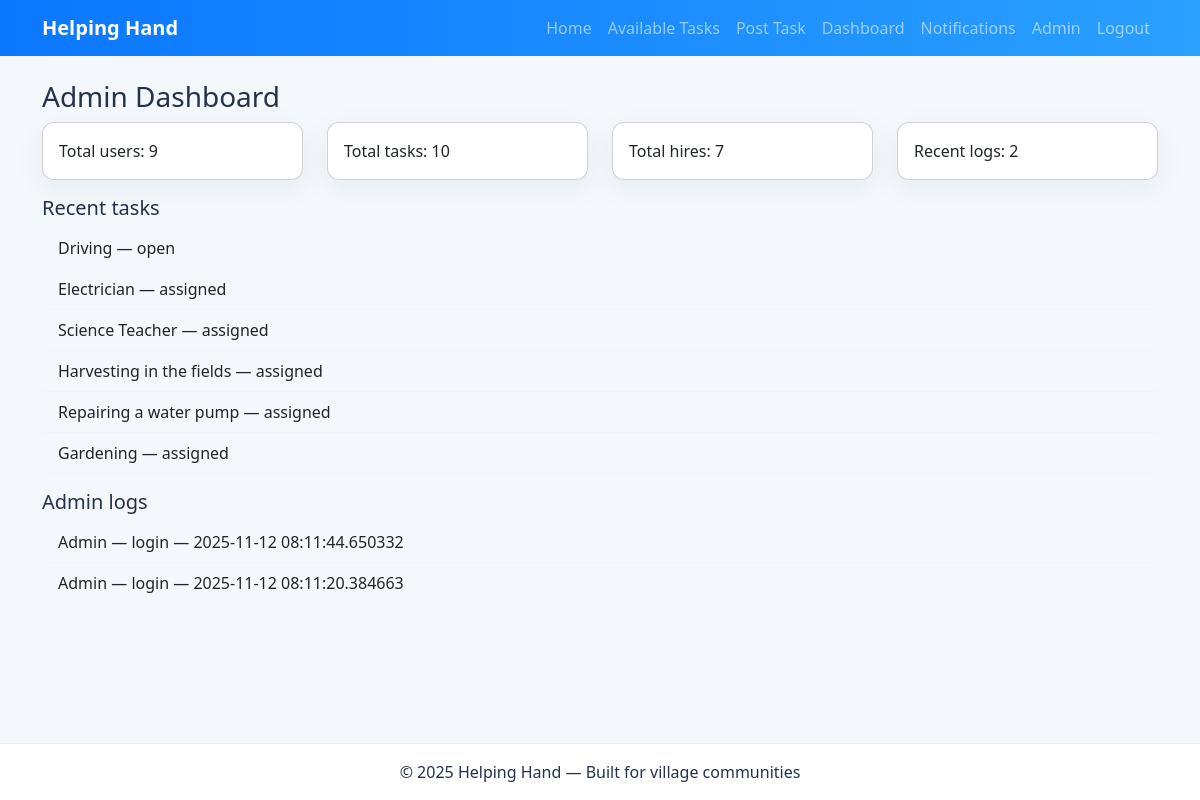
The app's page /admin (signed in) with its own data.
### tables this page shows
CREATE TABLE tasks (
    id INTEGER PRIMARY KEY AUTOINCREMENT,
    title TEXT NOT NULL,
    description TEXT,
    budget TEXT,
    user_id INTEGER,
    status TEXT DEFAULT 'open',
    created_at TEXT,
    FOREIGN KEY (user_id) REFERENCES users(id) ON DELETE SET NULL
);

CREATE TABLE admin_logs (
    id INTEGER PRIMARY KEY AUTOINCREMENT,
    admin_id INTEGER,
    action TEXT,
    created_at TEXT,
    FOREIGN KEY (admin_id) REFERENCES users(id)
);

CREATE TABLE users (
    id INTEGER PRIMARY KEY AUTOINCREMENT,
    name TEXT NOT NULL,
    email TEXT UNIQUE NOT NULL,
    password TEXT NOT NULL,
    skills TEXT,
    role TEXT DEFAULT 'worker',
    rating REAL DEFAULT 5,
    created_at TEXT
);

### app.py (the view)
@app.route('/admin')
def admin():
    if session.get('role') != 'admin':
        flash('Admin access only','danger'); return redirect(url_for('login'))
    total_users = query_db('SELECT COUNT(*) as c FROM users', one=True)['c']
    total_tasks = query_db('SELECT COUNT(*) as c FROM tasks', one=True)['c']
    total_hires = query_db('SELECT COUNT(*) as c FROM hires', one=True)['c']
    recent_tasks = query_db('SELECT * FROM tasks ORDER BY created_at DESC LIMIT 6')
    logs = query_db('SELECT l.*, u.name as admin_name FROM admin_logs l LEFT JOIN users u ON l.admin_id = u.id ORDER BY l.created_at DESC LIMIT 20')
    return render_template('admin.html', users=total_users, tasks=total_tasks, hires=total_hires, recent_tasks=recent_tasks, logs=logs)

### app.py (called while the page is built)
def get_db():
    db = getattr(g, '_database', None)
    if db is None:
        db = g._database = sqlite3.connect(DATABASE)
        db.row_factory = sqlite3.Row
    return db

@app.teardown_appcontext
def close_connection(exception):
    db = getattr(g, '_database', None)
    if db is not None:
        db.close()

def query_db(query, args=(), one=False):
    cur = get_db().execute(query, args)
    rv = cur.fetchall()
    cur.close()
    return (rv[0] if rv else None) if one else rv

### templates/admin.html
{% extends "base.html" %}
{% block content %}
<h3>Admin Dashboard</h3>
<div class="row mb-3">
  <div class="col-md-3"><div class="card p-3">Total users: {{ users }}</div></div>
  <div class="col-md-3"><div class="card p-3">Total tasks: {{ tasks }}</div></div>
  <div class="col-md-3"><div class="card p-3">Total hires: {{ hires }}</div></div>
  <div class="col-md-3"><div class="card p-3">Recent logs: {{ logs|length }}</div></div>
</div>
<h5>Recent tasks</h5>
<ul class="list-group mb-3">
  {% for t in recent_tasks %}
    <li class="list-group-item">{{ t['title'] }} — {{ t['status'] }}</li>
  {% endfor %}
</ul>
<h5>Admin logs</h5>
<ul class="list-group">
  {% for l in logs %}
    <li class="list-group-item">{{ l['admin_name'] }} — {{ l['action'] }} — {{ l['created_at'] }}</li>
  {% else %}
    <li class="list-group-item">No logs yet</li>
  {% endfor %}
</ul>
{% endblock %}

### static/styles.css (style rules this page uses)
:root { --primary:#0b77ff;--primary-dark:#0759cc;--muted:#6c757d;--radius:12px; }
body { background:#f4f7fb;font-family:system-ui,Segoe UI,Roboto,Arial;color:#24324a;margin-bottom:60px; }
.card { border-radius:var(--radius);box-shadow:0 8px 30px rgba(36,50,74,0.06); }
.list-group-item { border:none;border-bottom:1px solid #eef5ff;background:transparent; }

### records on screen
tasks: title "Driving", status "open"
tasks: title "Electrician", status "assigned"
tasks: title "Science Teacher", status "assigned"
tasks: title "Harvesting in the fields", status "assigned"
tasks: title "Repairing a water pump", status "assigned"
tasks: title "Gardening", status "assigned"
admin_logs: admin_name "Admin", action "login", created_at "2025-11-12 08:11:44.650332"
admin_logs: admin_name "Admin", action "login", created_at "2025-11-12 08:11:20.384663"

### other values on screen
{{ users }} "9"
{{ tasks }} "10"
{{ hires }} "7"
{{ logs|length }} "2"
{{ 2025 }} "2025"
